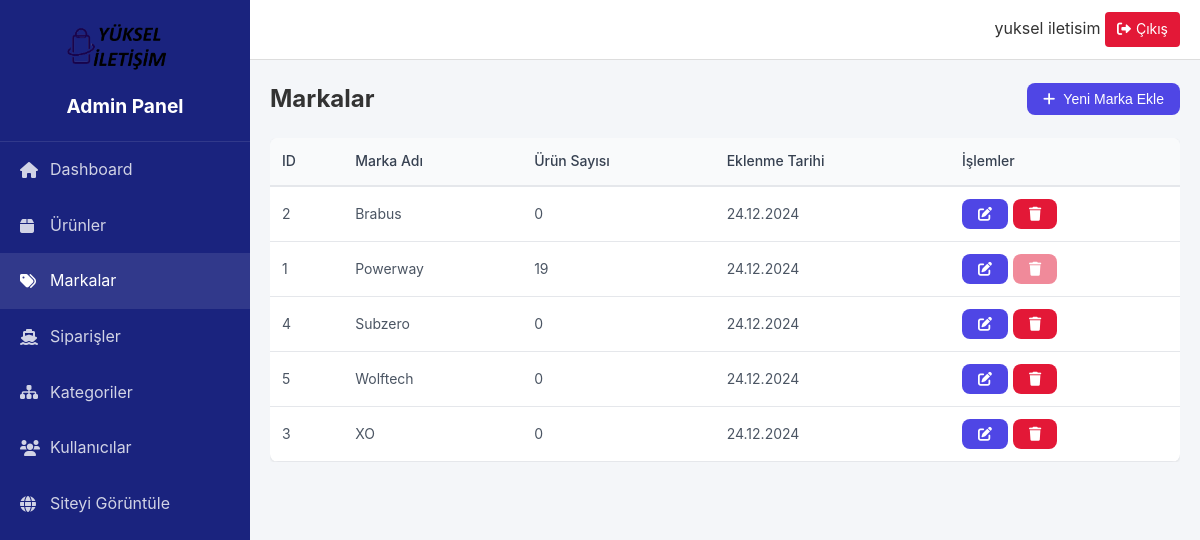
/admin/brands (signed in), run on an earlier commit of the app's database.
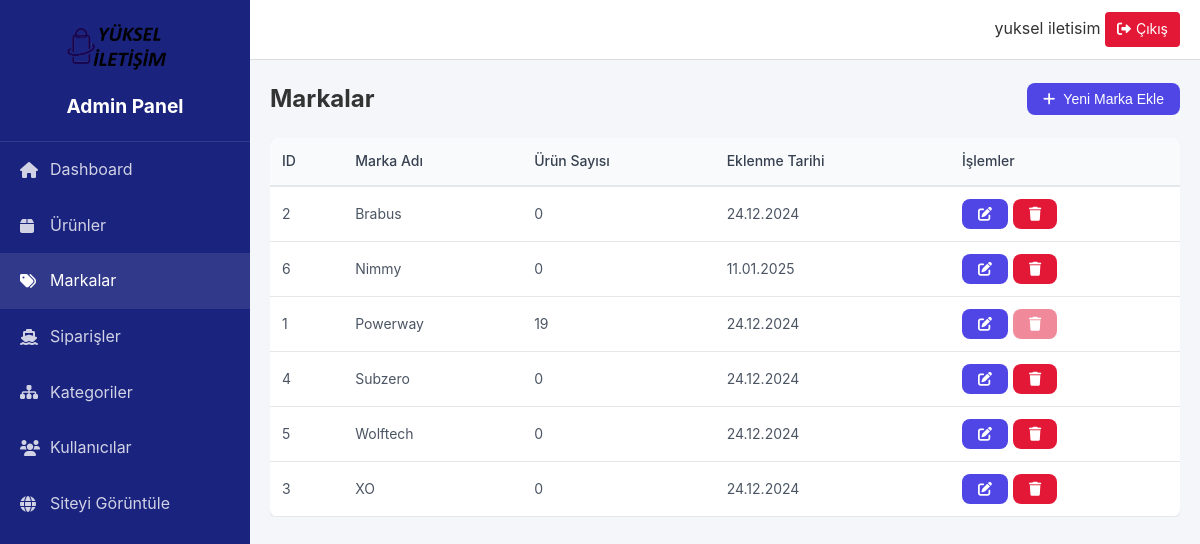
And on a later commit of the database.
### models.py (models this page shows, shortened)
class User(UserMixin, db.Model):
    id = db.Column(db.Integer, primary_key=True)
    email = db.Column(db.String(120), unique=True, nullable=False)
    password_hash = db.Column(db.String(128))
    first_name = db.Column(db.String(50))
    last_name = db.Column(db.String(50))
    phone = db.Column(db.String(15))
    category_id = db.Column(db.Integer, db.ForeignKey('category.id'))  # Yeni eklendi
    is_active = db.Column(db.Boolean, default=True)
    is_admin = db.Column(db.Boolean, default=False)
    created_at = db.Column(db.DateTime, default=datetime.utcnow)
    last_login = db.Column(db.DateTime)

class Brand(db.Model):
    id = db.Column(db.Integer, primary_key=True)
    name = db.Column(db.String(100), nullable=False, unique=True)
    created_at = db.Column(db.DateTime, default=datetime.utcnow, nullable=False)  # nullable=False ekledik
    products = db.relationship('Product', back_populates='brand', lazy=True)

### routes/admin.py (the view)
@admin_bp.route('/brands')
@login_required
@admin_required
def brands():
    brands = Brand.query.order_by(Brand.name).all()
    return render_template('admin/brands.html', brands=brands)

### routes/admin.py (called while the page is built)
def admin_required(f):
    @wraps(f)
    def decorated_function(*args, **kwargs):
        if not current_user.is_authenticated or not current_user.is_admin:
            flash('Bu sayfaya erişim yetkiniz yok.', 'error')
            return redirect(url_for('index'))
        return f(*args, **kwargs)
    return decorated_function

### templates/admin/brands.html (shortened to what this page needs)
{% extends 'admin/base.html' %}
{% block content %}
<div class="content-header">
    <div class="header-left">
        <h2>Markalar</h2>
    </div>
    <div class="header-right">
        <button class="btn btn-primary" onclick="showAddBrandModal()">
            <i class="fas fa-plus"></i> Yeni Marka Ekle
        </button>
    </div>
</div>
<div class="table-responsive">
    <table class="data-table">
        <thead>
            <tr>
                <th>ID</th>
                <th>Marka Adı</th>
                <th>Ürün Sayısı</th>
                <th>Eklenme Tarihi</th>
                <th>İşlemler</th>
            </tr>
        </thead>
        <tbody>
            {% for brand in brands %}
            <tr>
                <td>{{ brand.id }}</td>
                <td>{{ brand.name }}</td>
                <td>{{ brand.products|length }}</td>
                <td>
                    {% if brand.created_at %}
                        {{ brand.created_at.strftime('%d.%m.%Y') }}
                    {% else %}
                        -
                    {% endif %}
                </td>
                <td>
                    <div class="action-buttons">
                        <button onclick="showEditBrandModal('{{ brand.id }}', '{{ brand.name }}')"
                                class="btn btn-sm btn-primary">
                            <i class="fas fa-edit"></i>
                        </button>
                        <button onclick="confirmDeleteBrand('{{ brand.id }}')"
                                class="btn btn-sm btn-danger"
                                {% if brand.products|length > 0 %}disabled{% endif %}
                                title="{% if brand.products|length > 0 %}Bu markaya ait ürünler var{% else %}Markayı Sil{% endif %}">
                            <i class="fas fa-trash"></i>
                        </button>
                    </div>
                </td>
            </tr>
            {% endfor %}
        </tbody>
    </table>
</div>
{% endblock %}

### templates/admin/base.html (shortened to what this page needs)
<!DOCTYPE html>
<html lang="tr">
<head>
    <link rel="stylesheet" href="https://cdnjs.cloudflare.com/ajax/libs/font-awesome/6.0.0/css/all.min.css">
    <link rel="stylesheet" href="{{ url_for('static', filename='css/admin.css') }}">
</head>
<body>
    <div class="admin-container">
        <aside class="admin-sidebar">
            <div class="sidebar-header">
                <img src="{{ url_for('static', filename='images/default-logo.png') }}" alt="Logo" class="admin-logo">
                <h1>Admin Panel</h1>
            </div>
            <nav class="sidebar-nav">
                <ul>
                    <li>
                        <a href="{{ url_for('admin.dashboard') }}" {% if request.endpoint == 'admin.dashboard' %}class="active"{% endif %}>
                            <i class="fas fa-home"></i>
                            <span>Dashboard</span>
                        </a>
                    </li>
                    <li>
                        <a href="{{ url_for('admin.products') }}" {% if request.endpoint == 'admin.products' %}class="active"{% endif %}>
                            <i class="fas fa-box"></i>
                            <span>Ürünler</span>
                        </a>
                    </li>
                    <li>
                        <a href="{{ url_for('admin.brands') }}" {% if request.endpoint == 'admin.brands' %}class="active"{% endif %}>
                            <i class="fas fa-tags"></i>
                            <span>Markalar</span>
                        </a>
                    </li>
                    <li>
                        <a href="{{ url_for('admin.orders') }}" {% if request.endpoint == 'admin.orders' %}class="active"{% endif %}>
                            <i class="fas fa-ship"></i>
                            <span>Siparişler</span>
                        </a>
                    </li>
                    <li>
                        <a href="{{ url_for('admin.categories') }}" {% if request.endpoint == 'admin.categories' %}class="active"{% endif %}>
                            <i class="fas fa-sitemap"></i>
                            <span>Kategoriler</span>
                        </a>
                    </li>
                    <li>
                        <a href="{{ url_for('admin.users') }}" {% if request.endpoint == 'admin.users' %}class="active"{% endif %}>
                            <i class="fas fa-users"></i>
                            <span>Kullanıcılar</span>
                        </a>
                    </li>
                    <li>
                        <a href="{{ url_for('index') }}" target="_blank">
                            <i class="fas fa-globe"></i>
                            <span>Siteyi Görüntüle</span>
                        </a>
                    </li>
                </ul>
            </nav>
        </aside>
        <main class="admin-main">
            <header class="admin-header">
                <div class="header-right">
                    <div class="admin-user">
                        <span>{{ current_user.first_name }} {{ current_user.last_name }}</span>
                        <a href="{{ url_for('logout') }}" class="logout-btn">
                            <i class="fas fa-sign-out-alt"></i>
                            Çıkış
                        </a>
                    </div>
                </div>
            </header>
            <div class="admin-content">
                {% block content %}{% endblock %}
            </div>
        </main>
    </div>
</body>
</html>

### static/css/admin.css (style rules this page uses)
:root { --sidebar-width: 250px; --header-height: 60px; --primary-color: #1a237e; --secondary-color: #e31837; --text-color: #333; --bg-color: #f4f6f9; --border-color: #ddd; }
* { margin: 0; padding: 0; box-sizing: border-box; }
body { font-family: -apple-system, BlinkMacSystemFont, 'Segoe UI', Roboto, Oxygen, Ubuntu, Cantarell, sans-serif; background: var(--bg-color); color: var(--text-color); line-height: 1.6; }
.admin-container { display: flex; min-height: 100vh; }
.admin-sidebar { width: var(--sidebar-width); background: var(--primary-color); color: white; position: fixed; height: 100vh; overflow-y: auto; }
.sidebar-header { padding: 20px; text-align: center; border-bottom: 1px solid rgba(255,255,255,0.1); }
.admin-logo { max-width: 120px; margin-bottom: 10px; }
.sidebar-header h1 { font-size: 1.2rem; margin: 0; }
.sidebar-nav ul { list-style: none; padding: 0; }
.sidebar-nav a { display: flex; align-items: center; padding: 15px 20px; color: rgba(255,255,255,0.8); text-decoration: none; transition: all 0.3s; }
.sidebar-nav a:hover, .sidebar-nav a.active { background: rgba(255,255,255,0.1); color: white; }
.sidebar-nav i { width: 20px; margin-right: 10px; }
.admin-main { flex: 1; margin-left: var(--sidebar-width); }
.admin-header { height: var(--header-height); background: white; border-bottom: 1px solid var(--border-color); display: flex; align-items: center; justify-content: space-between; padding: 0 20px; position: sticky; top: 0; z-index: 100; }
.admin-content { padding: 20px; }
.btn { display: inline-flex; align-items: center; padding: 8px 16px; border-radius: 4px; border: none; font-size: 14px; cursor: pointer; text-decoration: none; transition: background-color 0.3s; }
.btn-primary { background: var(--primary-color); color: white; }
.logout-btn { display: inline-flex; align-items: center; gap: 5px; padding: 6px 12px; border-radius: 4px; background: var(--secondary-color); color: white; text-decoration: none; font-size: 14px; }
.table-responsive { overflow-x: auto; }
.data-table { width: 100%; border-collapse: collapse; background: white; border-radius: 8px; overflow: hidden; box-shadow: 0 1px 3px rgba(0,0,0,0.1); }
.data-table th, .data-table td { padding: 12px 15px; text-align: left; border-bottom: 1px solid var(--border-color); }
.data-table th { background: #f8f9fa; font-weight: 600; }
.content-header { display: flex; justify-content: space-between; align-items: center; margin-bottom: 20px; }
.action-buttons { display: flex; gap: 5px; }
.btn-sm { padding: 4px 8px; font-size: 12px; }
.btn-danger { background: var(--secondary-color); color: white; }
.data-table { width: 100%; border-collapse: separate; border-spacing: 0; }
.data-table th { background: #f9fafb; color: #374151; font-weight: 500; text-align: left; padding: 12px; font-size: 0.875rem; border-bottom: 2px solid #e5e7eb; }
.data-table td { padding: 12px; color: #4b5563; font-size: 0.875rem; border-bottom: 1px solid #e5e7eb; }
.btn { padding: 8px 16px; border-radius: 8px; font-size: 0.875rem; font-weight: 500; display: inline-flex; align-items: center; gap: 8px; transition: all 0.2s ease; }
.btn-primary { background: #4f46e5; color: white; }

### templates/admin/brands.html (style rules this page uses)
.btn:disabled { opacity: 0.5; cursor: not-allowed; }

What changed in the data, as far as the page shows it:
added Brand: id "6", name "Nimmy", products|length "0", created_at "11.01.2025"
